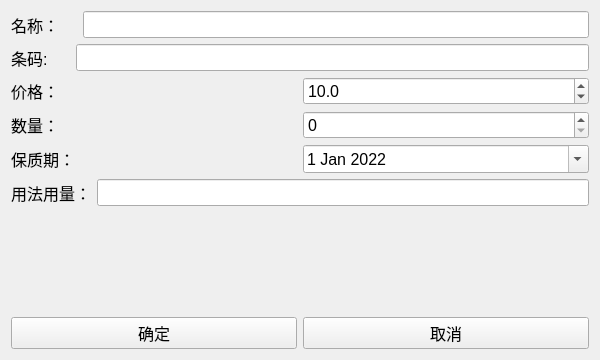
<?xml version="1.0" encoding="UTF-8"?>
<ui version="4.0">
 <class>StockerModifyDialog</class>
 <widget class="QDialog" name="StockerModifyDialog">
  <property name="windowModality">
   <enum>Qt::WindowModal</enum>
  </property>
  <property name="geometry">
   <rect>
    <x>0</x>
    <y>0</y>
    <width>600</width>
    <height>360</height>
   </rect>
  </property>
  <property name="windowTitle">
   <string>修改信息</string>
  </property>
  <property name="modal">
   <bool>true</bool>
  </property>
  <layout class="QVBoxLayout" name="verticalLayout">
   <item>
    <layout class="QHBoxLayout" name="horizontalLayout_1">
     <item>
      <widget class="QLabel" name="label_1">
       <property name="font">
        <font>
         <pointsize>12</pointsize>
        </font>
       </property>
       <property name="text">
        <string>名称：    </string>
       </property>
      </widget>
     </item>
     <item>
      <widget class="QLineEdit" name="lineEdit_1">
       <property name="font">
        <font>
         <pointsize>12</pointsize>
        </font>
       </property>
      </widget>
     </item>
    </layout>
   </item>
   <item>
    <layout class="QHBoxLayout" name="horizontalLayout_2">
     <item>
      <widget class="QLabel" name="label_2">
       <property name="font">
        <font>
         <pointsize>12</pointsize>
        </font>
       </property>
       <property name="text">
        <string>条码:     </string>
       </property>
      </widget>
     </item>
     <item>
      <widget class="QLineEdit" name="lineEdit_2">
       <property name="font">
        <font>
         <pointsize>12</pointsize>
        </font>
       </property>
      </widget>
     </item>
    </layout>
   </item>
   <item>
    <layout class="QHBoxLayout" name="horizontalLayout_3">
     <item>
      <widget class="QLabel" name="label_3">
       <property name="font">
        <font>
         <pointsize>12</pointsize>
        </font>
       </property>
       <property name="text">
        <string>价格：    </string>
       </property>
      </widget>
     </item>
     <item>
      <widget class="QDoubleSpinBox" name="doubleSpinBox">
       <property name="font">
        <font>
         <pointsize>12</pointsize>
        </font>
       </property>
       <property name="decimals">
        <number>1</number>
       </property>
       <property name="maximum">
        <double>16777215.000000000000000</double>
       </property>
       <property name="value">
        <double>10.000000000000000</double>
       </property>
      </widget>
     </item>
    </layout>
   </item>
   <item>
    <layout class="QHBoxLayout" name="horizontalLayout_4">
     <item>
      <widget class="QLabel" name="label_4">
       <property name="font">
        <font>
         <pointsize>12</pointsize>
        </font>
       </property>
       <property name="text">
        <string>数量：    </string>
       </property>
      </widget>
     </item>
     <item>
      <widget class="QSpinBox" name="spinBox">
       <property name="font">
        <font>
         <pointsize>12</pointsize>
        </font>
       </property>
       <property name="minimum">
        <number>0</number>
       </property>
       <property name="maximum">
        <number>16777215</number>
       </property>
      </widget>
     </item>
    </layout>
   </item>
   <item>
    <layout class="QHBoxLayout" name="horizontalLayout_5">
     <item>
      <widget class="QLabel" name="label_5">
       <property name="font">
        <font>
         <pointsize>12</pointsize>
        </font>
       </property>
       <property name="text">
        <string>保质期：  </string>
       </property>
      </widget>
     </item>
     <item>
      <widget class="QDateEdit" name="dateEdit">
       <property name="font">
        <font>
         <pointsize>12</pointsize>
        </font>
       </property>
       <property name="calendarPopup">
        <bool>true</bool>
       </property>
       <property name="date">
        <date>
         <year>2022</year>
         <month>1</month>
         <day>1</day>
        </date>
       </property>
      </widget>
     </item>
    </layout>
   </item>
   <item>
    <layout class="QHBoxLayout" name="horizontalLayout_6">
     <item>
      <widget class="QLabel" name="label_6">
       <property name="font">
        <font>
         <pointsize>12</pointsize>
        </font>
       </property>
       <property name="text">
        <string>用法用量：</string>
       </property>
      </widget>
     </item>
     <item>
      <widget class="QLineEdit" name="lineEdit_6">
       <property name="font">
        <font>
         <pointsize>12</pointsize>
        </font>
       </property>
      </widget>
     </item>
    </layout>
   </item>
   <item>
    <spacer name="verticalSpacer">
     <property name="font">
      <font>
       <pointsize>12</pointsize>
      </font>
     </property>
     <property name="orientation">
      <enum>Qt::Vertical</enum>
     </property>
     <property name="sizeHint" stdset="0">
      <size>
       <width>20</width>
       <height>23</height>
      </size>
     </property>
    </spacer>
   </item>
   <item>
    <layout class="QHBoxLayout" name="horizontalLayout">
     <item>
      <widget class="QPushButton" name="pushButton_1">
       <property name="font">
        <font>
         <pointsize>12</pointsize>
        </font>
       </property>
       <property name="text">
        <string>确定</string>
       </property>
       <property name="autoDefault">
        <bool>false</bool>
       </property>
      </widget>
     </item>
     <item>
      <widget class="QPushButton" name="pushButton_2">
       <property name="font">
        <font>
         <pointsize>12</pointsize>
        </font>
       </property>
       <property name="text">
        <string>取消</string>
       </property>
       <property name="autoDefault">
        <bool>false</bool>
       </property>
      </widget>
     </item>
    </layout>
   </item>
  </layout>
 </widget>
 <resources/>
 <connections>
  <connection>
   <sender>pushButton_1</sender>
   <signal>clicked()</signal>
   <receiver>StockerModifyDialog</receiver>
   <slot>accept()</slot>
   <hints>
    <hint type="sourcelabel">
     <x>179</x>
     <y>324</y>
    </hint>
    <hint type="destinationlabel">
     <x>162</x>
     <y>301</y>
    </hint>
   </hints>
  </connection>
  <connection>
   <sender>pushButton_2</sender>
   <signal>clicked()</signal>
   <receiver>StockerModifyDialog</receiver>
   <slot>reject()</slot>
   <hints>
    <hint type="sourcelabel">
     <x>462</x>
     <y>328</y>
    </hint>
    <hint type="destinationlabel">
     <x>471</x>
     <y>300</y>
    </hint>
   </hints>
  </connection>
 </connections>
</ui>
